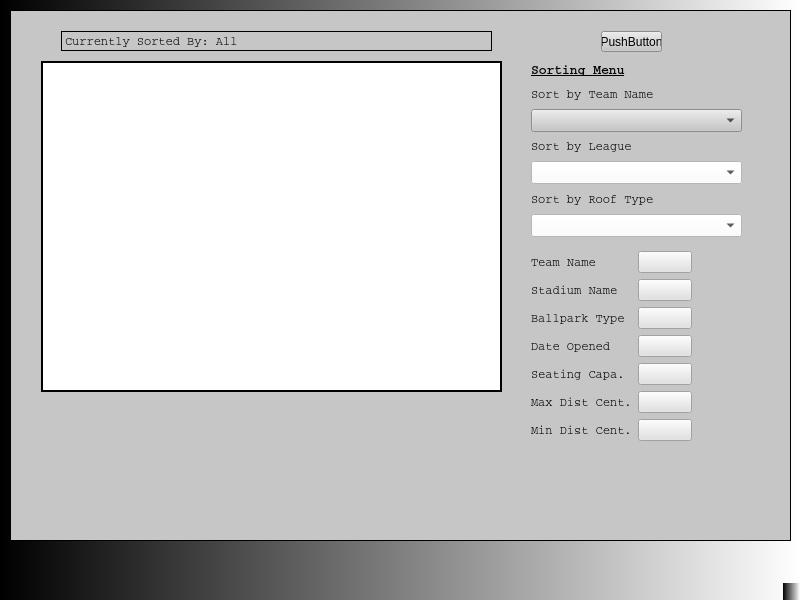
<?xml version="1.0" encoding="UTF-8"?>
<ui version="4.0">
 <class>MainWindow</class>
 <widget class="QMainWindow" name="MainWindow">
  <property name="geometry">
   <rect>
    <x>0</x>
    <y>0</y>
    <width>800</width>
    <height>600</height>
   </rect>
  </property>
  <property name="windowTitle">
   <string>MainWindow</string>
  </property>
  <property name="styleSheet">
   <string notr="true">background-color: qlineargradient(spread:pad, x1:0, y1:0, x2:1, y2:0, stop:0 rgba(0, 0, 0, 255), stop:1 rgba(255, 255, 255, 255));</string>
  </property>
  <widget class="QWidget" name="centralwidget">
   <widget class="QStackedWidget" name="stackedWidget">
    <property name="enabled">
     <bool>true</bool>
    </property>
    <property name="geometry">
     <rect>
      <x>10</x>
      <y>10</y>
      <width>781</width>
      <height>531</height>
     </rect>
    </property>
    <property name="styleSheet">
     <string notr="true"/>
    </property>
    <property name="frameShape">
     <enum>QFrame::Box</enum>
    </property>
    <property name="currentIndex">
     <number>1</number>
    </property>
    <widget class="QWidget" name="LoginScreen">
     <property name="styleSheet">
      <string notr="true">background-color: rgb(150, 150, 150);</string>
     </property>
     <widget class="QLabel" name="labelUsername">
      <property name="geometry">
       <rect>
        <x>180</x>
        <y>210</y>
        <width>81</width>
        <height>31</height>
       </rect>
      </property>
      <property name="font">
       <font>
        <family>Courier</family>
       </font>
      </property>
      <property name="frameShape">
       <enum>QFrame::Box</enum>
      </property>
      <property name="text">
       <string>Username</string>
      </property>
     </widget>
     <widget class="QLabel" name="labelPassword">
      <property name="geometry">
       <rect>
        <x>180</x>
        <y>250</y>
        <width>81</width>
        <height>31</height>
       </rect>
      </property>
      <property name="font">
       <font>
        <family>Courier</family>
       </font>
      </property>
      <property name="frameShape">
       <enum>QFrame::Box</enum>
      </property>
      <property name="text">
       <string>Password</string>
      </property>
     </widget>
     <widget class="QLineEdit" name="lineEditUsername">
      <property name="geometry">
       <rect>
        <x>280</x>
        <y>210</y>
        <width>211</width>
        <height>31</height>
       </rect>
      </property>
      <property name="font">
       <font>
        <family>Courier</family>
       </font>
      </property>
      <property name="styleSheet">
       <string notr="true">background-color: rgb(255, 255, 255);</string>
      </property>
      <property name="text">
       <string/>
      </property>
     </widget>
     <widget class="QLineEdit" name="lineEditPassword">
      <property name="geometry">
       <rect>
        <x>280</x>
        <y>250</y>
        <width>211</width>
        <height>31</height>
       </rect>
      </property>
      <property name="font">
       <font>
        <family>Courier</family>
       </font>
      </property>
      <property name="styleSheet">
       <string notr="true">background-color: rgb(255, 255, 255);</string>
      </property>
      <property name="echoMode">
       <enum>QLineEdit::Password</enum>
      </property>
     </widget>
     <widget class="QPushButton" name="pushButtonLogin">
      <property name="geometry">
       <rect>
        <x>510</x>
        <y>250</y>
        <width>61</width>
        <height>31</height>
       </rect>
      </property>
      <property name="font">
       <font>
        <family>Courier</family>
       </font>
      </property>
      <property name="text">
       <string>Login</string>
      </property>
     </widget>
     <widget class="QPushButton" name="pushButtonReset">
      <property name="geometry">
       <rect>
        <x>510</x>
        <y>210</y>
        <width>61</width>
        <height>31</height>
       </rect>
      </property>
      <property name="font">
       <font>
        <family>Courier</family>
       </font>
      </property>
      <property name="styleSheet">
       <string notr="true"/>
      </property>
      <property name="text">
       <string>Reset</string>
      </property>
      <property name="checkable">
       <bool>false</bool>
      </property>
      <property name="autoDefault">
       <bool>false</bool>
      </property>
      <property name="default">
       <bool>false</bool>
      </property>
      <property name="flat">
       <bool>false</bool>
      </property>
     </widget>
    </widget>
    <widget class="QWidget" name="UserScreen">
     <property name="styleSheet">
      <string notr="true">background-color: rgb(198, 198, 198);</string>
     </property>
     <widget class="QTableView" name="tableviewAllStadiums">
      <property name="geometry">
       <rect>
        <x>30</x>
        <y>50</y>
        <width>461</width>
        <height>331</height>
       </rect>
      </property>
      <property name="font">
       <font>
        <family>Courier</family>
        <pointsize>8</pointsize>
        <weight>50</weight>
        <italic>false</italic>
        <bold>false</bold>
       </font>
      </property>
      <property name="styleSheet">
       <string notr="true">background-color: rgb(255, 255, 255);
font: 8pt &quot;Courier&quot;;</string>
      </property>
      <property name="frameShape">
       <enum>QFrame::Box</enum>
      </property>
      <property name="frameShadow">
       <enum>QFrame::Plain</enum>
      </property>
      <property name="lineWidth">
       <number>2</number>
      </property>
     </widget>
     <widget class="QLabel" name="labelShowCurrentSort">
      <property name="geometry">
       <rect>
        <x>50</x>
        <y>20</y>
        <width>431</width>
        <height>20</height>
       </rect>
      </property>
      <property name="font">
       <font>
        <family>Courier</family>
       </font>
      </property>
      <property name="frameShape">
       <enum>QFrame::Box</enum>
      </property>
      <property name="frameShadow">
       <enum>QFrame::Plain</enum>
      </property>
      <property name="lineWidth">
       <number>1</number>
      </property>
      <property name="text">
       <string>Currently Sorted By: All</string>
      </property>
     </widget>
     <widget class="QWidget" name="gridLayoutWidget">
      <property name="geometry">
       <rect>
        <x>520</x>
        <y>50</y>
        <width>211</width>
        <height>176</height>
       </rect>
      </property>
      <layout class="QGridLayout" name="gridLayout">
       <item row="3" column="0">
        <widget class="QLabel" name="labelSortByTeam">
         <property name="font">
          <font>
           <family>Courier</family>
          </font>
         </property>
         <property name="text">
          <string>Sort by Team Name</string>
         </property>
        </widget>
       </item>
       <item row="8" column="0">
        <widget class="QComboBox" name="comboBoxChooseRoofType">
         <property name="font">
          <font>
           <family>Courier</family>
          </font>
         </property>
         <property name="styleSheet">
          <string notr="true">background-color: rgb(255, 255, 255);</string>
         </property>
        </widget>
       </item>
       <item row="4" column="0">
        <widget class="QComboBox" name="comboBoxChooseTeamName">
         <property name="font">
          <font>
           <family>Courier</family>
          </font>
         </property>
         <property name="styleSheet">
          <string notr="true">QListView {
    alternate-background-color: yellow;
}
</string>
         </property>
        </widget>
       </item>
       <item row="6" column="0">
        <widget class="QComboBox" name="comboBoxChooseLeague">
         <property name="font">
          <font>
           <family>Courier</family>
          </font>
         </property>
         <property name="styleSheet">
          <string notr="true">background-color: rgb(255, 255, 255);</string>
         </property>
        </widget>
       </item>
       <item row="5" column="0">
        <widget class="QLabel" name="labelSortByLeague">
         <property name="font">
          <font>
           <family>Courier</family>
          </font>
         </property>
         <property name="text">
          <string>Sort by League</string>
         </property>
        </widget>
       </item>
       <item row="7" column="0">
        <widget class="QLabel" name="labelSortByRoofType">
         <property name="font">
          <font>
           <family>Courier</family>
          </font>
         </property>
         <property name="text">
          <string>Sort by Roof Type</string>
         </property>
        </widget>
       </item>
       <item row="2" column="0">
        <widget class="QLabel" name="labelGridLayout">
         <property name="font">
          <font>
           <family>Courier</family>
           <pointsize>10</pointsize>
           <weight>75</weight>
           <bold>true</bold>
           <underline>true</underline>
          </font>
         </property>
         <property name="text">
          <string>Sorting Menu</string>
         </property>
        </widget>
       </item>
      </layout>
     </widget>
     <widget class="QWidget" name="formLayoutWidget">
      <property name="geometry">
       <rect>
        <x>520</x>
        <y>240</y>
        <width>206</width>
        <height>241</height>
       </rect>
      </property>
      <layout class="QFormLayout" name="formLayout_3">
       <property name="rightMargin">
        <number>45</number>
       </property>
       <item row="0" column="0">
        <widget class="QLabel" name="labelSortByTeamName">
         <property name="font">
          <font>
           <family>Courier</family>
          </font>
         </property>
         <property name="text">
          <string>Team Name</string>
         </property>
        </widget>
       </item>
       <item row="0" column="1">
        <widget class="QPushButton" name="pushButtonSortByTeamNames">
         <property name="styleSheet">
          <string notr="true">background-color: rgb(225, 225, 225);</string>
         </property>
         <property name="text">
          <string/>
         </property>
         <property name="flat">
          <bool>false</bool>
         </property>
        </widget>
       </item>
       <item row="1" column="0">
        <widget class="QLabel" name="labelSortByStadiumName">
         <property name="font">
          <font>
           <family>Courier</family>
          </font>
         </property>
         <property name="text">
          <string>Stadium Name</string>
         </property>
        </widget>
       </item>
       <item row="1" column="1">
        <widget class="QPushButton" name="pushButtonSortByStadiumNames">
         <property name="styleSheet">
          <string notr="true">background-color: rgb(225, 225, 225);</string>
         </property>
         <property name="text">
          <string/>
         </property>
        </widget>
       </item>
       <item row="2" column="0">
        <widget class="QLabel" name="labelSortByBallparkType">
         <property name="font">
          <font>
           <family>Courier</family>
          </font>
         </property>
         <property name="text">
          <string>Ballpark Type</string>
         </property>
        </widget>
       </item>
       <item row="2" column="1">
        <widget class="QPushButton" name="pushButtonSortByBallparkTypology">
         <property name="styleSheet">
          <string notr="true">background-color: rgb(225, 225, 225);</string>
         </property>
         <property name="text">
          <string/>
         </property>
        </widget>
       </item>
       <item row="3" column="0">
        <widget class="QLabel" name="labelSortByDateOpened">
         <property name="font">
          <font>
           <family>Courier</family>
          </font>
         </property>
         <property name="text">
          <string>Date Opened</string>
         </property>
        </widget>
       </item>
       <item row="3" column="1">
        <widget class="QPushButton" name="pushButtonSortByDateOpened">
         <property name="styleSheet">
          <string notr="true">background-color: rgb(225, 225, 225);</string>
         </property>
         <property name="text">
          <string/>
         </property>
        </widget>
       </item>
       <item row="4" column="0">
        <widget class="QLabel" name="labelSortBySeatingCapacity">
         <property name="font">
          <font>
           <family>Courier</family>
          </font>
         </property>
         <property name="text">
          <string>Seating Capa.</string>
         </property>
        </widget>
       </item>
       <item row="4" column="1">
        <widget class="QPushButton" name="pushButtonSortBySeatingCapacity">
         <property name="styleSheet">
          <string notr="true">background-color: rgb(225, 225, 225);</string>
         </property>
         <property name="text">
          <string/>
         </property>
        </widget>
       </item>
       <item row="5" column="0">
        <widget class="QLabel" name="labelSortByGreatestDistance">
         <property name="font">
          <font>
           <family>Courier</family>
          </font>
         </property>
         <property name="text">
          <string>Max Dist Cent.</string>
         </property>
        </widget>
       </item>
       <item row="5" column="1">
        <widget class="QPushButton" name="pushButtonSortByGreatestFromCenter">
         <property name="styleSheet">
          <string notr="true">background-color: rgb(225, 225, 225);</string>
         </property>
         <property name="text">
          <string/>
         </property>
        </widget>
       </item>
       <item row="6" column="0">
        <widget class="QLabel" name="labelSortByLeastDistance">
         <property name="font">
          <font>
           <family>Courier</family>
          </font>
         </property>
         <property name="text">
          <string>Min Dist Cent.</string>
         </property>
        </widget>
       </item>
       <item row="6" column="1">
        <widget class="QPushButton" name="pushButtonSortByLeastFromCenter">
         <property name="styleSheet">
          <string notr="true">background-color: rgb(225, 225, 225);</string>
         </property>
         <property name="text">
          <string/>
         </property>
        </widget>
       </item>
      </layout>
     </widget>
     <widget class="QPushButton" name="pushButton">
      <property name="geometry">
       <rect>
        <x>590</x>
        <y>20</y>
        <width>61</width>
        <height>21</height>
       </rect>
      </property>
      <property name="text">
       <string>PushButton</string>
      </property>
     </widget>
    </widget>
   </widget>
  </widget>
  <widget class="QMenuBar" name="menubar">
   <property name="geometry">
    <rect>
     <x>0</x>
     <y>0</y>
     <width>800</width>
     <height>26</height>
    </rect>
   </property>
  </widget>
  <widget class="QStatusBar" name="statusbar"/>
 </widget>
 <resources/>
 <connections/>
</ui>
